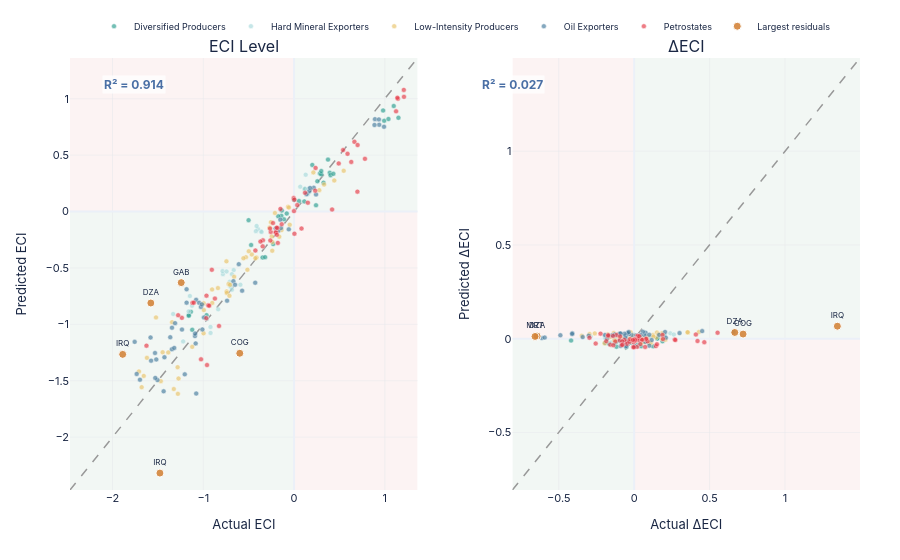

Here is the notebook cell this chart was saved with:
### Markdown cell above
## Fig 10 — Predicted vs Actual ECI (Elastic Net, test set)

### Code cell
pred_lv = elastic.predict(X_test)
pred_dl = elastic_d.predict(X_test)

fig10 = make_subplots(rows=1, cols=2, horizontal_spacing=0.12,
                      subplot_titles=['ECI Level', '\u0394ECI'])

for col_idx, (actual, pred, lbl) in enumerate([
    (y_te_lv, pred_lv, 'ECI'),
    (y_te_dl, pred_dl, '\u0394ECI'),
], 1):
    lims = [min(actual.min(), pred.min()) - 0.15,
            max(actual.max(), pred.max()) + 0.15]

    # 45-degree line
    fig10.add_trace(go.Scatter(
        x=lims, y=lims, mode='lines',
        line=dict(color='#999', width=1.5, dash='dash'),
        showlegend=False, hoverinfo='skip',
    ), row=1, col=col_idx)

    # Quadrant shading
    mid = 0.0
    for x0, x1, y0, y1, fc in [
        (lims[0], mid, lims[0], mid, 'rgba(46,125,74,0.06)'),
        (mid, lims[1], mid, lims[1], 'rgba(46,125,74,0.06)'),
        (lims[0], mid, mid, lims[1], 'rgba(194,58,58,0.06)'),
        (mid, lims[1], lims[0], mid, 'rgba(194,58,58,0.06)'),
    ]:
        fig10.add_shape(type='rect', x0=x0, x1=x1, y0=y0, y1=y1,
                        fillcolor=fc, line=dict(width=0), layer='below',
                        row=1, col=col_idx)

    # Points colored by cluster
    codes = test_df['Country Code'].values
    names = test_df['Country Name'].values
    cls   = test_df['ClusterLabels'].values

    # Top 5 largest residuals
    resid = np.abs(actual - pred)
    top5  = set(np.argsort(resid)[::-1][:5])

    for cl_lbl in sorted(set(cls)):
        color = CLUSTER_COLORS.get(cl_lbl, PAL['grey'])
        mask = (cls == cl_lbl) & np.array([i not in top5 for i in range(len(actual))])
        if mask.sum() > 0:
            fig10.add_trace(go.Scatter(
                x=actual[mask], y=pred[mask], mode='markers',
                marker=dict(size=5, color=color, opacity=0.65,
                            line=dict(color='white', width=0.5)),
                name=cl_lbl, legendgroup=cl_lbl,
                showlegend=(col_idx == 1),
                customdata=np.stack([codes[mask], names[mask]], axis=1),
                hovertemplate='<b>%{customdata[1]}</b><br>Actual: %{x:.3f}<br>Pred: %{y:.3f}<extra></extra>',
            ), row=1, col=col_idx)

    # Outlier labels
    out_idx = list(top5)
    fig10.add_trace(go.Scatter(
        x=actual[out_idx], y=pred[out_idx], mode='markers+text',
        marker=dict(size=8, color=PAL['orange'], opacity=0.9,
                    line=dict(color='white', width=1)),
        text=codes[out_idx], textposition='top center', textfont=dict(size=8),
        name='Largest residuals', legendgroup='outliers',
        showlegend=(col_idx == 1),
        hovertemplate='<b>%{text}</b><br>Actual: %{x:.3f}<br>Pred: %{y:.3f}<extra></extra>',
    ), row=1, col=col_idx)

    r2_val = r2_score(actual, pred)
    fig10.add_annotation(
        x=0.04 + (col_idx - 1) * 0.52, y=0.96, xref='paper', yref='paper',
        text=f'<b>R\u00b2 = {r2_val:.3f}</b>', showarrow=False,
        font=dict(size=12, color=PAL['blue']), bgcolor='rgba(255,255,255,0.8)',
    )

    fig10.update_xaxes(title_text=f'Actual {lbl}', range=lims,
                       gridcolor=GRID, gridwidth=0.5, row=1, col=col_idx)
    fig10.update_yaxes(title_text=f'Predicted {lbl}', range=lims,
                       gridcolor=GRID, gridwidth=0.5, row=1, col=col_idx)

fig10.update_layout(
    template='plotly_white', plot_bgcolor=BG, paper_bgcolor=BG,
    font=dict(family=FONT, size=11, color=NAVY),
    height=560, margin=dict(l=70, r=40, t=50, b=70),
    legend=dict(orientation='h', yanchor='bottom', y=1.04, xanchor='center', x=0.5,
                font=dict(size=9)),
    showlegend=True,
)
save(fig10, '10_ml_predicted_vs_actual', w=1200, h=560)
fig10.show(config=CFG)

### Figure 1 — Plotly figure (JSON) as saved in the notebook; plotly's stock layout.template omitted (floating-point values rounded to 4 significant figures)
{"data": [{"hoverinfo": "skip", "line": {"color": "#999", "dash": "dash", "width": 1.5}, "mode": "lines", "showlegend": false, "type": "scatter", "x": [-2.469, 1.361], "xaxis": "x", "y": [-2.469, 1.361], "yaxis": "y"}, {"customdata": [["BOL", "Bolivia"], ["BOL", "Bolivia"], ["BOL", "Bolivia"], ["BOL", "Bolivia"], ["BOL", "Bolivia"], ["COL", "Colombia"], ["COL", "Colombia"], ["COL", "Colombia"], ["COL", "Colombia"], ["COL", "Colombia"], ["IDN", "Indonesia"], ["IDN", "Indonesia"], ["IDN", "Indonesia"], ["IDN", "Indonesia"], ["IDN", "Indonesia"], ["KAZ", "Kazakhstan"], ["KAZ", "Kazakhstan"], ["KAZ", "Kazakhstan"], ["KAZ", "Kazakhstan"], ["KAZ", "Kazakhstan"], ["MEX", "Mexico"], ["MEX", "Mexico"], ["MEX", "Mexico"], ["MEX", "Mexico"], ["MEX", "Mexico"], ["RUS", "Russian Federation"], ["RUS", "Russian Federation"], ["RUS", "Russian Federation"], ["RUS", "Russian Federation"], ["RUS", "Russian Federation"], ["UKR", "Ukraine"], ["UKR", "Ukraine"], ["UKR", "Ukraine"], ["UKR", "Ukraine"], ["UKR", "Ukraine"]], "hovertemplate": "<b>%{customdata[1]}</b><br>Actual: %{x:.3f}<br>Pred: %{y:.3f}<extra></extra>", "legendgroup": "Diversified Producers", "marker": {"color": "#2A9D8F", "line": {"color": "white", "width": 0.5}, "opacity": 0.65, "size": 5}, "mode": "markers", "name": "Diversified Producers", "showlegend": true, "type": "scatter", "x": [-1.122, -1.137, -1.159, -1.16, -0.964, 0.113, 0.054, 0.242, 0.119, 0.0, -0.14, -0.174, -0.111, -0.081, -0.135, -0.501, -0.347, -0.473, -0.319, -0.23, 1.15, 1.098, 0.981, 0.993, 1.04, 0.285, 0.299, 0.393, 0.201, 0.257, 0.374, 0.402, 0.433, 0.3, 0.325], "xaxis": "x", "y": [-1.048, -0.8887, -0.9164, -0.9235, -0.9187, 0.09002, 0.09323, 0.05566, 0.1997, 0.1046, -0.03805, -0.04255, -0.06952, -0.01745, 0.008959, -0.07652, -0.4074, -0.2967, -0.4045, -0.2887, 0.831, 0.9354, 0.8957, 0.8051, 0.8203, 0.3381, 0.3297, 0.3433, 0.4131, 0.2681, 0.4602, 0.3224, 0.3343, 0.3589, 0.256], "yaxis": "y"}, {"customdata": [["BWA", "Botswana"], ["BWA", "Botswana"], ["BWA", "Botswana"], ["BWA", "Botswana"], ["BWA", "Botswana"], ["CHL", "Chile"], ["CHL", "Chile"], ["CHL", "Chile"], ["CHL", "Chile"], ["CHL", "Chile"], ["MNG", "Mongolia"], ["MNG", "Mongolia"], ["MNG", "Mongolia"], ["MNG", "Mongolia"], ["MNG", "Mongolia"], ["PER", "Peru"], ["PER", "Peru"], ["PER", "Peru"], ["PER", "Peru"], ["PER", "Peru"], ["ZAF", "South Africa"], ["ZAF", "South Africa"], ["ZAF", "South Africa"], ["ZAF", "South Africa"], ["ZAF", "South Africa"], ["ZWE", "Zimbabwe"], ["ZWE", "Zimbabwe"], ["ZWE", "Zimbabwe"], ["ZWE", "Zimbabwe"], ["ZWE", "Zimbabwe"]], "hovertemplate": "<b>%{customdata[1]}</b><br>Actual: %{x:.3f}<br>Pred: %{y:.3f}<extra></extra>", "legendgroup": "Hard Mineral Exporters", "marker": {"color": "#A8DADC", "line": {"color": "white", "width": 0.5}, "opacity": 0.65, "size": 5}, "mode": "markers", "name": "Hard Mineral Exporters", "showlegend": true, "type": "scatter", "x": [-0.707, -0.697, -0.591, -0.784, -0.685, -0.366, -0.398, -0.421, -0.358, -0.413, -1.222, -0.959, -1.148, -1.162, -1.332, -0.665, -0.788, -0.709, -0.685, -0.744, 0.128, 0.123, 0.156, 0.068, 0.154, -0.836, -1.124, -0.92, -1.0, -0.921], "xaxis": "x", "y": [-0.6595, -0.6674, -0.6488, -0.5551, -0.693, -0.1753, -0.1549, -0.1741, -0.1811, -0.1277, -1.151, -0.9528, -0.7486, -0.8851, -0.9082, -0.5193, -0.5282, -0.6226, -0.5549, -0.5312, 0.3263, 0.1994, 0.2005, 0.2203, 0.1547, -0.8671, -0.8348, -1.076, -0.9382, -1.023], "yaxis": "y"}, {"customdata": [["ALB", "Albania"], ["ALB", "Albania"], ["ALB", "Albania"], ["ALB", "Albania"], ["ALB", "Albania"], ["BIH", "Bosnia and Herzegovina"], ["BIH", "Bosnia and Herzegovina"], ["BIH", "Bosnia and Herzegovina"], ["BIH", "Bosnia and Herzegovina"], ["BIH", "Bosnia and Herzegovina"], ["DOM", "Dominican Republic"], ["DOM", "Dominican Republic"], ["DOM", "Dominican Republic"], ["DOM", "Dominican Republic"], ["DOM", "Dominican Republic"], ["GHA", "Ghana"], ["GHA", "Ghana"], ["GHA", "Ghana"], ["GHA", "Ghana"], ["GHA", "Ghana"], ["GIN", "Guinea"], ["GIN", "Guinea"], ["GIN", "Guinea"], ["GIN", "Guinea"], ["GIN", "Guinea"], ["JAM", "Jamaica"], ["JAM", "Jamaica"], ["JAM", "Jamaica"], ["JAM", "Jamaica"], ["JAM", "Jamaica"], ["MMR", "Myanmar"], ["MMR", "Myanmar"], ["MMR", "Myanmar"], ["MMR", "Myanmar"], ["MMR", "Myanmar"], ["MRT", "Mauritania"], ["MRT", "Mauritania"], ["MRT", "Mauritania"], ["MRT", "Mauritania"], ["MRT", "Mauritania"], ["PAK", "Pakistan"], ["PAK", "Pakistan"], ["PAK", "Pakistan"], ["PAK", "Pakistan"], ["PAK", "Pakistan"], ["VNM", "Viet Nam"], ["VNM", "Viet Nam"], ["VNM", "Viet Nam"], ["VNM", "Viet Nam"], ["VNM", "Viet Nam"]], "hovertemplate": "<b>%{customdata[1]}</b><br>Actual: %{x:.3f}<br>Pred: %{y:.3f}<extra></extra>", "legendgroup": "Low-Intensity Producers", "marker": {"color": "#E9C46A", "line": {"color": "white", "width": 0.5}, "opacity": 0.65, "size": 5}, "mode": "markers", "name": "Low-Intensity Producers", "showlegend": true, "type": "scatter", "x": [-0.745, -0.66, -0.514, -0.53, -0.558, 0.213, 0.278, 0.331, 0.443, 0.547, -0.239, -0.246, -0.163, -0.138, -0.27, -0.743, -0.903, -0.901, -0.996, -0.994, -1.273, -1.448, -1.709, -1.28, -1.386, -0.466, -0.414, -0.499, -0.426, -0.24, -1.468, -1.283, -1.122, -0.997, -1.344, -1.521, -1.656, -1.679, -1.325, -1.621, -0.741, -0.839, -0.712, -0.721, -0.705, -0.211, -0.255, -0.048, -0.066, -0.057], "xaxis": "x", "y": [-0.4417, -0.579, -0.516, -0.4049, -0.4143, 0.3469, 0.1897, 0.2389, 0.2752, 0.3613, -0.2698, -0.2208, -0.2231, -0.1645, -0.1423, -0.7083, -0.6907, -0.8099, -0.8138, -0.8736, -1.48, -1.248, -1.418, -1.616, -1.249, -0.3803, -0.4082, -0.3521, -0.4136, -0.3474, -1.504, -1.38, -1.2, -1.08, -0.9807, -0.9387, -1.457, -1.557, -1.574, -1.297, -0.7216, -0.6785, -0.7473, -0.6422, -0.6491, -0.01291, -0.09415, -0.1173, 0.04236, 0.03496], "yaxis": "y"}, {"customdata": [["AGO", "Angola"], ["AGO", "Angola"], ["AGO", "Angola"], ["AGO", "Angola"], ["AGO", "Angola"], ["CMR", "Cameroon"], ["CMR", "Cameroon"], ["CMR", "Cameroon"], ["CMR", "Cameroon"], ["CMR", "Cameroon"], ["COG", "Congo, Rep."], ["COG", "Congo, Rep."], ["COG", "Congo, Rep."], ["COG", "Congo, Rep."], ["ECU", "Ecuador"], ["ECU", "Ecuador"], ["ECU", "Ecuador"], ["ECU", "Ecuador"], ["ECU", "Ecuador"], ["EGY", "Egypt, Arab Rep."], ["EGY", "Egypt, Arab Rep."], ["EGY", "Egypt, Arab Rep."], ["EGY", "Egypt, Arab Rep."], ["EGY", "Egypt, Arab Rep."], ["EST", "Estonia"], ["EST", "Estonia"], ["EST", "Estonia"], ["EST", "Estonia"], ["EST", "Estonia"], ["GAB", "Gabon"], ["GAB", "Gabon"], ["GAB", "Gabon"], ["GAB", "Gabon"], ["IRQ", "Iraq"], ["IRQ", "Iraq"], ["IRQ", "Iraq"], ["NGA", "Nigeria"], ["NGA", "Nigeria"], ["NGA", "Nigeria"], ["NGA", "Nigeria"], ["NGA", "Nigeria"], ["TUN", "Tunisia"], ["TUN", "Tunisia"], ["TUN", "Tunisia"], ["TUN", "Tunisia"], ["TUN", "Tunisia"], ["YEM", "Yemen, Rep."], ["YEM", "Yemen, Rep."], ["YEM", "Yemen, Rep."], ["YEM", "Yemen, Rep."], ["YEM", "Yemen, Rep."]], "hovertemplate": "<b>%{customdata[1]}</b><br>Actual: %{x:.3f}<br>Pred: %{y:.3f}<extra></extra>", "legendgroup": "Oil Exporters", "marker": {"color": "#457B9D", "line": {"color": "white", "width": 0.5}, "opacity": 0.65, "size": 5}, "mode": "markers", "name": "Oil Exporters", "showlegend": true, "type": "scatter", "x": [-1.078, -1.092, -1.581, -1.505, -1.204, -0.738, -1.079, -1.01, -1.311, -1.346, -1.32, -0.572, -1.184, -1.084, -0.99, -1.046, -1.027, -1.015, -1.184, -0.203, -0.174, -0.058, -0.151, -0.144, 0.891, 0.991, 0.935, 0.938, 0.886, -0.428, -0.609, -0.668, -0.65, -1.437, -1.532, -1.575, -1.345, -1.756, -1.698, -1.734, -1.529, 0.217, 0.168, 0.242, 0.176, 0.136, -1.09, -1.235, -1.364, -1.428, -1.518], "xaxis": "x", "y": [-1.614, -1.104, -1.117, -1.494, -1.443, -0.7901, -0.7829, -1.046, -0.9894, -1.221, -1.209, -0.7017, -0.6889, -1.169, -0.9393, -0.809, -0.8455, -0.823, -0.8079, -0.1509, -0.1705, -0.1581, -0.07218, -0.1463, 0.8191, 0.7515, 0.8165, 0.7692, 0.7673, -0.6311, -0.4669, -0.617, -0.6492, -1.594, -1.254, -1.322, -1.03, -1.155, -1.491, -1.44, -1.475, 0.2114, 0.1809, 0.1513, 0.2097, 0.1541, -1.082, -1.046, -1.114, -1.292, -1.311], "yaxis": "y"}, {"customdata": [["ARG", "Argentina"], ["ARG", "Argentina"], ["ARG", "Argentina"], ["ARG", "Argentina"], ["ARG", "Argentina"], ["AZE", "Azerbaijan"], ["AZE", "Azerbaijan"], ["AZE", "Azerbaijan"], ["AZE", "Azerbaijan"], ["AZE", "Azerbaijan"], ["BHR", "Bahrain"], ["BHR", "Bahrain"], ["BHR", "Bahrain"], ["BHR", "Bahrain"], ["BHR", "Bahrain"], ["DZA", "Algeria"], ["DZA", "Algeria"], ["DZA", "Algeria"], ["DZA", "Algeria"], ["IRN", "Iran, Islamic Rep."], ["IRN", "Iran, Islamic Rep."], ["IRN", "Iran, Islamic Rep."], ["IRN", "Iran, Islamic Rep."], ["IRN", "Iran, Islamic Rep."], ["KWT", "Kuwait"], ["KWT", "Kuwait"], ["KWT", "Kuwait"], ["KWT", "Kuwait"], ["KWT", "Kuwait"], ["MYS", "Malaysia"], ["MYS", "Malaysia"], ["MYS", "Malaysia"], ["MYS", "Malaysia"], ["MYS", "Malaysia"], ["OMN", "Oman"], ["OMN", "Oman"], ["OMN", "Oman"], ["OMN", "Oman"], ["OMN", "Oman"], ["QAT", "Qatar"], ["QAT", "Qatar"], ["QAT", "Qatar"], ["QAT", "Qatar"], ["QAT", "Qatar"], ["SAU", "Saudi Arabia"], ["SAU", "Saudi Arabia"], ["SAU", "Saudi Arabia"], ["SAU", "Saudi Arabia"], ["SAU", "Saudi Arabia"], ["VEN", "Venezuela, RB"], ["VEN", "Venezuela, RB"], ["VEN", "Venezuela, RB"], ["VEN", "Venezuela, RB"], ["VEN", "Venezuela, RB"]], "hovertemplate": "<b>%{customdata[1]}</b><br>Actual: %{x:.3f}<br>Pred: %{y:.3f}<extra></extra>", "legendgroup": "Petrostates", "marker": {"color": "#E63946", "line": {"color": "white", "width": 0.5}, "opacity": 0.65, "size": 5}, "mode": "markers", "name": "Petrostates", "showlegend": true, "type": "scatter", "x": [0.035, -0.15, -0.136, -0.232, -0.203, -0.967, -0.946, -1.119, -1.236, -0.827, 0.237, 0.233, 0.698, 0.54, 0.492, -1.626, -0.959, -0.935, -1.025, -0.261, -0.257, -0.2, -0.265, 0.004, 0.152, 0.121, -0.004, -0.001, 0.419, 1.124, 1.144, 1.138, 1.211, 1.209, -0.426, -0.346, -0.343, -0.37, -0.179, -0.189, -0.183, -0.191, 0.082, 0.003, 0.665, 0.589, 0.63, 0.781, 0.7, -0.906, -0.872, -0.965, -1.105, -1.277], "xaxis": "x", "y": [0.05753, 0.02353, -0.1121, -0.1018, -0.1812, -0.9452, -0.8318, -0.8092, -0.9423, -1.015, 0.3865, 0.1852, 0.1762, 0.5452, 0.4263, -1.189, -1.36, -0.8351, -1.31, -0.2564, -0.1804, -0.1852, -0.151, -0.197, 0.07837, 0.167, 0.119, 0.003823, 0.01789, 0.8881, 0.9992, 1.009, 1.017, 1.078, -0.3456, -0.3088, -0.2556, -0.2666, -0.278, -0.2061, -0.1471, -0.1435, -0.151, 0.1048, 0.618, 0.5116, 0.4399, 0.4673, 0.5898, -0.5162, -0.7719, -0.7458, -0.8078, -0.9193], "yaxis": "y"}, {"hovertemplate": "<b>%{text}</b><br>Actual: %{x:.3f}<br>Pred: %{y:.3f}<extra></extra>", "legendgroup": "outliers", "marker": {"color": "#d4853b", "line": {"color": "white", "width": 1}, "opacity": 0.9, "size": 8}, "mode": "markers+text", "name": "Largest residuals", "showlegend": true, "text": ["DZA", "IRQ", "IRQ", "COG", "GAB"], "textfont": {"size": 8}, "textposition": "top center", "type": "scatter", "x": [-1.578, -1.478, -1.888, -0.598, -1.243], "xaxis": "x", "y": [-0.8108, -2.319, -1.266, -1.256, -0.6304], "yaxis": "y"}, {"hoverinfo": "skip", "line": {"color": "#999", "dash": "dash", "width": 1.5}, "mode": "lines", "showlegend": false, "type": "scatter", "x": [-0.807, 1.497], "xaxis": "x2", "y": [-0.807, 1.497], "yaxis": "y2"}, {"customdata": [["BOL", "Bolivia"], ["BOL", "Bolivia"], ["BOL", "Bolivia"], ["BOL", "Bolivia"], ["BOL", "Bolivia"], ["COL", "Colombia"], ["COL", "Colombia"], ["COL", "Colombia"], ["COL", "Colombia"], ["COL", "Colombia"], ["IDN", "Indonesia"], ["IDN", "Indonesia"], ["IDN", "Indonesia"], ["IDN", "Indonesia"], ["IDN", "Indonesia"], ["KAZ", "Kazakhstan"], ["KAZ", "Kazakhstan"], ["KAZ", "Kazakhstan"], ["KAZ", "Kazakhstan"], ["KAZ", "Kazakhstan"], ["MEX", "Mexico"], ["MEX", "Mexico"], ["MEX", "Mexico"], ["MEX", "Mexico"], ["MEX", "Mexico"], ["RUS", "Russian Federation"], ["RUS", "Russian Federation"], ["RUS", "Russian Federation"], ["RUS", "Russian Federation"], ["RUS", "Russian Federation"], ["UKR", "Ukraine"], ["UKR", "Ukraine"], ["UKR", "Ukraine"], ["UKR", "Ukraine"], ["UKR", "Ukraine"]], "hovertemplate": "<b>%{customdata[1]}</b><br>Actual: %{x:.3f}<br>Pred: %{y:.3f}<extra></extra>", "legendgroup": "Diversified Producers", "marker": {"color": "#2A9D8F", "line": {"color": "white", "width": 0.5}, "opacity": 0.65, "size": 5}, "mode": "markers", "name": "Diversified Producers", "showlegend": false, "type": "scatter", "x": [0.195, -0.015, -0.022, -0.001, 0.196, 0.0, -0.059, 0.188, -0.123, -0.119, -0.012, -0.034, 0.063, 0.03, -0.054, -0.418, 0.154, -0.126, 0.154, 0.089, 0.126, -0.052, -0.117, 0.012, 0.047, -0.021, 0.014, 0.094, -0.192, 0.056, -0.165, 0.028, 0.031, -0.133, 0.025], "xaxis": "x2", "y": [0.02453, 0.01908, 0.0195, 0.02012, 0.02015, -0.01541, -0.01541, -0.01377, -0.01902, -0.01558, -0.008682, -0.008347, -0.007397, -0.009157, -0.009995, -0.00994, 0.001737, -0.002565, 0.000955, -0.003347, -0.04086, -0.04438, -0.04293, -0.03966, -0.04, -0.02081, -0.02022, -0.02061, -0.02324, -0.01787, -0.02731, -0.02271, -0.02349, -0.02435, -0.02064], "yaxis": "y2"}, {"customdata": [["BWA", "Botswana"], ["BWA", "Botswana"], ["BWA", "Botswana"], ["BWA", "Botswana"], ["BWA", "Botswana"], ["CHL", "Chile"], ["CHL", "Chile"], ["CHL", "Chile"], ["CHL", "Chile"], ["CHL", "Chile"], ["MNG", "Mongolia"], ["MNG", "Mongolia"], ["MNG", "Mongolia"], ["MNG", "Mongolia"], ["MNG", "Mongolia"], ["PER", "Peru"], ["PER", "Peru"], ["PER", "Peru"], ["PER", "Peru"], ["PER", "Peru"], ["ZAF", "South Africa"], ["ZAF", "South Africa"], ["ZAF", "South Africa"], ["ZAF", "South Africa"], ["ZAF", "South Africa"], ["ZWE", "Zimbabwe"], ["ZWE", "Zimbabwe"], ["ZWE", "Zimbabwe"], ["ZWE", "Zimbabwe"], ["ZWE", "Zimbabwe"]], "hovertemplate": "<b>%{customdata[1]}</b><br>Actual: %{x:.3f}<br>Pred: %{y:.3f}<extra></extra>", "legendgroup": "Hard Mineral Exporters", "marker": {"color": "#A8DADC", "line": {"color": "white", "width": 0.5}, "opacity": 0.65, "size": 5}, "mode": "markers", "name": "Hard Mineral Exporters", "showlegend": false, "type": "scatter", "x": [-0.008, 0.01, 0.106, -0.193, 0.099, 0.02, -0.032, -0.023, 0.063, -0.055, 0.24, 0.263, -0.189, -0.014, -0.17, -0.015, -0.123, 0.079, 0.024, -0.059, -0.152, -0.005, 0.033, -0.088, 0.086, 0.028, -0.288, 0.204, -0.08, 0.079], "xaxis": "x2", "y": [0.007268, 0.007492, 0.007212, 0.004251, 0.009643, -0.001475, -0.002034, -0.00114, -0.0004976, -0.002257, 0.02858, 0.02188, 0.01453, 0.01981, 0.0202, 0.005899, 0.006319, 0.009754, 0.007548, 0.006877, -0.02008, -0.01583, -0.01569, -0.01662, -0.01416, 0.01188, 0.0111, 0.01914, 0.01344, 0.01568], "yaxis": "y2"}, {"customdata": [["ALB", "Albania"], ["ALB", "Albania"], ["ALB", "Albania"], ["ALB", "Albania"], ["ALB", "Albania"], ["BIH", "Bosnia and Herzegovina"], ["BIH", "Bosnia and Herzegovina"], ["BIH", "Bosnia and Herzegovina"], ["BIH", "Bosnia and Herzegovina"], ["BIH", "Bosnia and Herzegovina"], ["DOM", "Dominican Republic"], ["DOM", "Dominican Republic"], ["DOM", "Dominican Republic"], ["DOM", "Dominican Republic"], ["DOM", "Dominican Republic"], ["GHA", "Ghana"], ["GHA", "Ghana"], ["GHA", "Ghana"], ["GHA", "Ghana"], ["GHA", "Ghana"], ["GIN", "Guinea"], ["GIN", "Guinea"], ["GIN", "Guinea"], ["GIN", "Guinea"], ["GIN", "Guinea"], ["JAM", "Jamaica"], ["JAM", "Jamaica"], ["JAM", "Jamaica"], ["JAM", "Jamaica"], ["JAM", "Jamaica"], ["MMR", "Myanmar"], ["MMR", "Myanmar"], ["MMR", "Myanmar"], ["MMR", "Myanmar"], ["MMR", "Myanmar"], ["MRT", "Mauritania"], ["MRT", "Mauritania"], ["MRT", "Mauritania"], ["MRT", "Mauritania"], ["PAK", "Pakistan"], ["PAK", "Pakistan"], ["PAK", "Pakistan"], ["PAK", "Pakistan"], ["PAK", "Pakistan"], ["VNM", "Viet Nam"], ["VNM", "Viet Nam"], ["VNM", "Viet Nam"], ["VNM", "Viet Nam"], ["VNM", "Viet Nam"]], "hovertemplate": "<b>%{customdata[1]}</b><br>Actual: %{x:.3f}<br>Pred: %{y:.3f}<extra></extra>", "legendgroup": "Low-Intensity Producers", "marker": {"color": "#E9C46A", "line": {"color": "white", "width": 0.5}, "opacity": 0.65, "size": 5}, "mode": "markers", "name": "Low-Intensity Producers", "showlegend": false, "type": "scatter", "x": [-0.175, 0.085, 0.146, -0.016, -0.028, -0.196, 0.065, 0.053, 0.112, 0.104, 0.058, -0.007, 0.083, 0.025, -0.132, 0.002, -0.16, 0.002, -0.095, 0.002, 0.356, -0.175, -0.261, 0.429, -0.106, -0.04, 0.052, -0.085, 0.073, 0.186, 0.151, 0.185, 0.161, 0.125, -0.347, -0.135, -0.023, 0.354, -0.296, 0.046, -0.098, 0.127, -0.009, 0.016, -0.126, -0.044, 0.207, -0.018, 0.009], "xaxis": "x2", "y": [0.003665, 0.008553, 0.006179, 0.0021, 0.002547, -0.02368, -0.01821, -0.02002, -0.0215, -0.02463, -0.003961, -0.005582, -0.005386, -0.007705, -0.008403, 0.008553, 0.008497, 0.01297, 0.01291, 0.01556, 0.03325, 0.0233, 0.02819, 0.03548, 0.0235, -0.0003579, 0.0007595, -0.0006931, 0.001681, -0.0003579, 0.03297, 0.02875, 0.02358, 0.01908, 0.01559, 0.03023, 0.034, 0.03464, 0.02476, 0.009727, 0.008442, 0.01118, 0.007631, 0.007883, -0.009884, -0.006364, -0.005135, -0.01092, -0.01041], "yaxis": "y2"}, {"customdata": [["AGO", "Angola"], ["AGO", "Angola"], ["AGO", "Angola"], ["AGO", "Angola"], ["AGO", "Angola"], ["CMR", "Cameroon"], ["CMR", "Cameroon"], ["CMR", "Cameroon"], ["CMR", "Cameroon"], ["CMR", "Cameroon"], ["COG", "Congo, Rep."], ["COG", "Congo, Rep."], ["COG", "Congo, Rep."], ["COG", "Congo, Rep."], ["ECU", "Ecuador"], ["ECU", "Ecuador"], ["ECU", "Ecuador"], ["ECU", "Ecuador"], ["ECU", "Ecuador"], ["EGY", "Egypt, Arab Rep."], ["EGY", "Egypt, Arab Rep."], ["EGY", "Egypt, Arab Rep."], ["EGY", "Egypt, Arab Rep."], ["EGY", "Egypt, Arab Rep."], ["EST", "Estonia"], ["EST", "Estonia"], ["EST", "Estonia"], ["EST", "Estonia"], ["EST", "Estonia"], ["GAB", "Gabon"], ["GAB", "Gabon"], ["GAB", "Gabon"], ["GAB", "Gabon"], ["GAB", "Gabon"], ["IRQ", "Iraq"], ["IRQ", "Iraq"], ["IRQ", "Iraq"], ["IRQ", "Iraq"], ["NGA", "Nigeria"], ["NGA", "Nigeria"], ["NGA", "Nigeria"], ["NGA", "Nigeria"], ["NGA", "Nigeria"], ["TUN", "Tunisia"], ["TUN", "Tunisia"], ["TUN", "Tunisia"], ["TUN", "Tunisia"], ["TUN", "Tunisia"], ["YEM", "Yemen, Rep."], ["YEM", "Yemen, Rep."], ["YEM", "Yemen, Rep."], ["YEM", "Yemen, Rep."], ["YEM", "Yemen, Rep."]], "hovertemplate": "<b>%{customdata[1]}</b><br>Actual: %{x:.3f}<br>Pred: %{y:.3f}<extra></extra>", "legendgroup": "Oil Exporters", "marker": {"color": "#457B9D", "line": {"color": "white", "width": 0.5}, "opacity": 0.65, "size": 5}, "mode": "markers", "name": "Oil Exporters", "showlegend": false, "type": "scatter", "x": [0.658, -0.014, -0.489, 0.076, 0.301, 0.009, -0.341, 0.069, -0.301, -0.035, -0.098, 0.026, -0.612, 0.1, 0.166, -0.056, 0.019, 0.012, -0.169, -0.046, 0.029, 0.116, -0.093, 0.007, -0.089, 0.1, -0.056, 0.003, -0.052, 0.21, -0.181, -0.059, 0.018, -0.593, -0.41, 0.451, -0.095, -0.043, -0.194, -0.411, 0.058, -0.036, 0.205, -0.048, -0.049, 0.074, -0.066, -0.04, 0.043, -0.145, -0.129, -0.064, -0.09], "xaxis": "x2", "y": [0.03624, 0.01786, 0.01825, 0.03191, 0.02978, 0.008609, 0.008358, 0.01788, 0.01596, 0.02436, 0.02188, 0.004447, 0.003721, 0.02082, 0.02003, 0.0154, 0.01696, 0.01643, 0.0161, -0.007872, -0.006587, -0.007397, -0.01064, -0.00804, -0.03963, -0.03715, -0.03994, -0.03838, -0.03846, 0.005564, -0.000302, 0.004754, 0.006402, 0.005899, 0.02903, 0.04048, 0.02788, 0.03054, 0.01989, 0.02531, 0.0368, 0.03518, 0.03618, -0.01966, -0.01832, -0.01695, -0.01902, -0.01717, 0.01939, 0.01819, 0.02224, 0.02584, 0.02763], "yaxis": "y2"}, {"customdata": [["ARG", "Argentina"], ["ARG", "Argentina"], ["ARG", "Argentina"], ["ARG", "Argentina"], ["ARG", "Argentina"], ["AZE", "Azerbaijan"], ["AZE", "Azerbaijan"], ["AZE", "Azerbaijan"], ["AZE", "Azerbaijan"], ["AZE", "Azerbaijan"], ["BHR", "Bahrain"], ["BHR", "Bahrain"], ["BHR", "Bahrain"], ["BHR", "Bahrain"], ["BHR", "Bahrain"], ["DZA", "Algeria"], ["DZA", "Algeria"], ["DZA", "Algeria"], ["IRN", "Iran, Islamic Rep."], ["IRN", "Iran, Islamic Rep."], ["IRN", "Iran, Islamic Rep."], ["IRN", "Iran, Islamic Rep."], ["IRN", "Iran, Islamic Rep."], ["KWT", "Kuwait"], ["KWT", "Kuwait"], ["KWT", "Kuwait"], ["KWT", "Kuwait"], ["KWT", "Kuwait"], ["MYS", "Malaysia"], ["MYS", "Malaysia"], ["MYS", "Malaysia"], ["MYS", "Malaysia"], ["MYS", "Malaysia"], ["OMN", "Oman"], ["OMN", "Oman"], ["OMN", "Oman"], ["OMN", "Oman"], ["OMN", "Oman"], ["QAT", "Qatar"], ["QAT", "Qatar"], ["QAT", "Qatar"], ["QAT", "Qatar"], ["QAT", "Qatar"], ["SAU", "Saudi Arabia"], ["SAU", "Saudi Arabia"], ["SAU", "Saudi Arabia"], ["SAU", "Saudi Arabia"], ["SAU", "Saudi Arabia"], ["VEN", "Venezuela, RB"], ["VEN", "Venezuela, RB"], ["VEN", "Venezuela, RB"], ["VEN", "Venezuela, RB"], ["VEN", "Venezuela, RB"]], "hovertemplate": "<b>%{customdata[1]}</b><br>Actual: %{x:.3f}<br>Pred: %{y:.3f}<extra></extra>", "legendgroup": "Petrostates", "marker": {"color": "#E63946", "line": {"color": "white", "width": 0.5}, "opacity": 0.65, "size": 5}, "mode": "markers", "name": "Petrostates", "showlegend": false, "type": "scatter", "x": [-0.048, -0.185, 0.014, -0.096, 0.029, 0.188, 0.021, -0.173, -0.117, 0.409, -0.255, -0.004, 0.465, -0.158, -0.048, -0.223, 0.024, 0.553, 0.078, 0.004, 0.057, -0.065, 0.269, 0.089, -0.031, -0.125, 0.003, 0.42, 0.144, 0.02, -0.006, 0.073, -0.002, 0.023, 0.08, 0.003, -0.027, 0.191, 0.051, 0.006, -0.008, 0.273, -0.079, -0.138, -0.076, 0.041, 0.151, -0.081, -0.296, 0.034, -0.093, -0.14, -0.172], "xaxis": "x2", "y": [-0.01458, -0.01324, -0.008068, -0.008459, -0.005777, 0.02001, 0.01475, 0.01417, 0.019, 0.02227, -0.026, -0.01888, -0.01877, -0.03176, -0.02734, 0.02693, 0.01453, 0.03182, -0.002788, -0.004967, -0.005079, -0.006671, -0.004855, -0.01402, -0.0165, -0.01564, -0.01215, -0.01223, -0.03963, -0.04366, -0.04422, -0.04405, -0.04609, 0.0002846, -0.0003579, -0.002593, -0.002676, -0.001922, -0.005554, -0.006978, -0.007146, -0.006923, -0.01455, -0.03469, -0.03083, -0.02871, -0.02986, -0.03408, 0.004782, 0.01305, 0.0121, 0.0147, 0.01861], "yaxis": "y2"}, {"hovertemplate": "<b>%{text}</b><br>Actual: %{x:.3f}<br>Pred: %{y:.3f}<extra></extra>", "legendgroup": "outliers", "marker": {"color": "#d4853b", "line": {"color": "white", "width": 1}, "opacity": 0.9, "size": 8}, "mode": "markers+text", "name": "Largest residuals", "showlegend": false, "text": ["DZA", "DZA", "IRQ", "MRT", "COG"], "textfont": {"size": 8}, "textposition": "top center", "type": "scatter", "x": [0.667, -0.643, 1.347, -0.657, 0.722], "xaxis": "x2", "y": [0.03316, 0.01386, 0.06666, 0.01188, 0.02462], "yaxis": "y2"}], "layout": {"annotations": [{"font": {"size": 16}, "showarrow": false, "text": "ECI Level", "x": 0.22, "xanchor": "center", "xref": "paper", "y": 1.0, "yanchor": "bottom", "yref": "paper"}, {"font": {"size": 16}, "showarrow": false, "text": "ΔECI", "x": 0.78, "xanchor": "center", "xref": "paper", "y": 1.0, "yanchor": "bottom", "yref": "paper"}, {"bgcolor": "rgba(255,255,255,0.8)", "font": {"color": "#4a6fa5", "size": 12}, "showarrow": false, "text": "<b>R² = 0.914</b>", "x": 0.04, "xref": "paper", "y": 0.96, "yref": "paper"}, {"bgcolor": "rgba(255,255,255,0.8)", "font": {"color": "#4a6fa5", "size": 12}, "showarrow": false, "text": "<b>R² = 0.027</b>", "x": 0.56, "xref": "paper", "y": 0.96, "yref": "paper"}], "font": {"color": "#1a2744", "family": "IBM Plex Sans, -apple-system, BlinkMacSystemFont, sans-serif", "size": 11}, "height": 560, "legend": {"font": {"size": 9}, "orientation": "h", "x": 0.5, "xanchor": "center", "y": 1.04, "yanchor": "bottom"}, "margin": {"b": 70, "l": 70, "r": 40, "t": 50}, "paper_bgcolor": "#ffffff", "plot_bgcolor": "#ffffff", "shapes": [{"fillcolor": "rgba(46,125,74,0.06)", "layer": "below", "line": {"width": 0}, "type": "rect", "x0": -2.469, "x1": 0.0, "xref": "x", "y0": -2.469, "y1": 0.0, "yref": "y"}, {"fillcolor": "rgba(46,125,74,0.06)", "layer": "below", "line": {"width": 0}, "type": "rect", "x0": 0.0, "x1": 1.361, "xref": "x", "y0": 0.0, "y1": 1.361, "yref": "y"}, {"fillcolor": "rgba(194,58,58,0.06)", "layer": "below", "line": {"width": 0}, "type": "rect", "x0": -2.469, "x1": 0.0, "xref": "x", "y0": 0.0, "y1": 1.361, "yref": "y"}, {"fillcolor": "rgba(194,58,58,0.06)", "layer": "below", "line": {"width": 0}, "type": "rect", "x0": 0.0, "x1": 1.361, "xref": "x", "y0": -2.469, "y1": 0.0, "yref": "y"}, {"fillcolor": "rgba(46,125,74,0.06)", "layer": "below", "line": {"width": 0}, "type": "rect", "x0": -0.807, "x1": 0.0, "xref": "x2", "y0": -0.807, "y1": 0.0, "yref": "y2"}, {"fillcolor": "rgba(46,125,74,0.06)", "layer": "below", "line": {"width": 0}, "type": "rect", "x0": 0.0, "x1": 1.497, "xref": "x2", "y0": 0.0, "y1": 1.497, "yref": "y2"}, {"fillcolor": "rgba(194,58,58,0.06)", "layer": "below", "line": {"width": 0}, "type": "rect", "x0": -0.807, "x1": 0.0, "xref": "x2", "y0": 0.0, "y1": 1.497, "yref": "y2"}, {"fillcolor": "rgba(194,58,58,0.06)", "layer": "below", "line": {"width": 0}, "type": "rect", "x0": 0.0, "x1": 1.497, "xref": "x2", "y0": -0.807, "y1": 0.0, "yref": "y2"}], "showlegend": true, "xaxis": {"anchor": "y", "domain": [0.0, 0.44], "gridcolor": "#e5e7eb", "gridwidth": 0.5, "range": [-2.469, 1.361], "title": {"text": "Actual ECI"}}, "xaxis2": {"anchor": "y2", "domain": [0.56, 1.0], "gridcolor": "#e5e7eb", "gridwidth": 0.5, "range": [-0.807, 1.497], "title": {"text": "Actual ΔECI"}}, "yaxis": {"anchor": "x", "domain": [0.0, 1.0], "gridcolor": "#e5e7eb", "gridwidth": 0.5, "range": [-2.469, 1.361], "title": {"text": "Predicted ECI"}}, "yaxis2": {"anchor": "x2", "domain": [0.0, 1.0], "gridcolor": "#e5e7eb", "gridwidth": 0.5, "range": [-0.807, 1.497], "title": {"text": "Predicted ΔECI"}}}}
